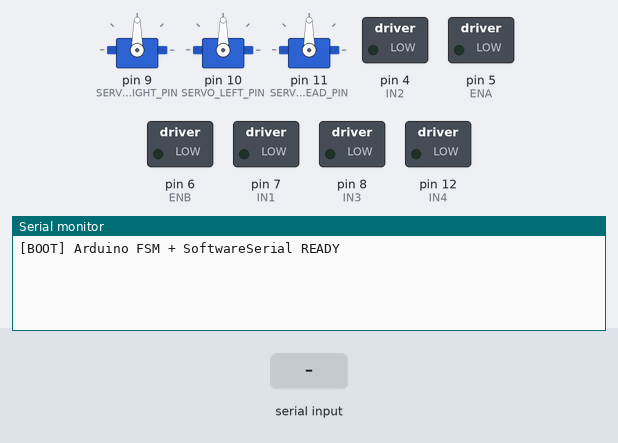
The sketch below on a simulated Arduino Uno, built with avr-gcc and run on an emulated ATmega328P. On the bench: 3 × servo, switched loads named in the sketch (green lamp = pin HIGH), the last lines printed to the serial monitor. Inputs (shaded band) come from the test bench.

Above: at 1.2 s.
1.3 s: "ACT:\n" received over Serial
At 2.5 s:
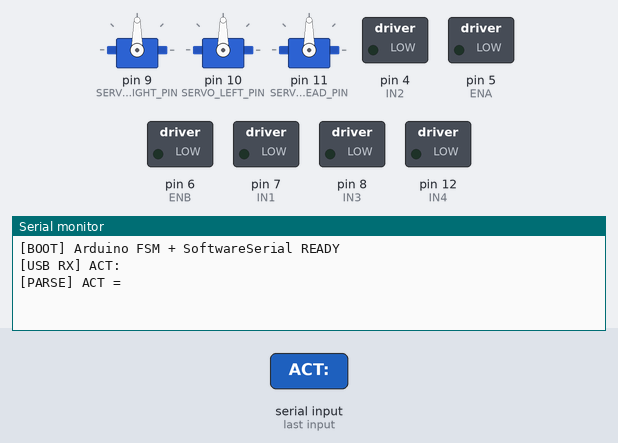
2.8 s: byte 10 ('\n') received over Serial
At 3.5 s:
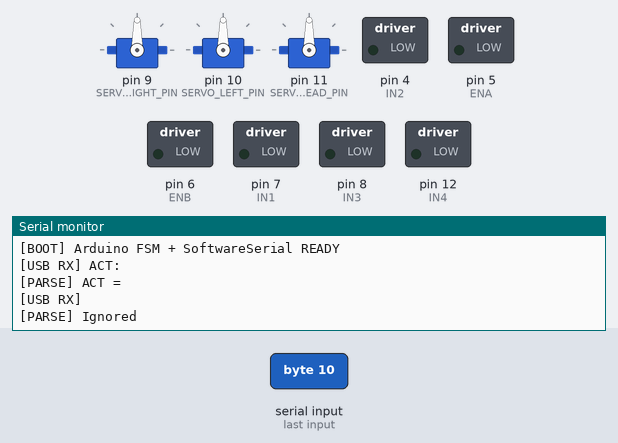
4.3 s: "ACT:\n" received over the second serial link
At 5.5 s:
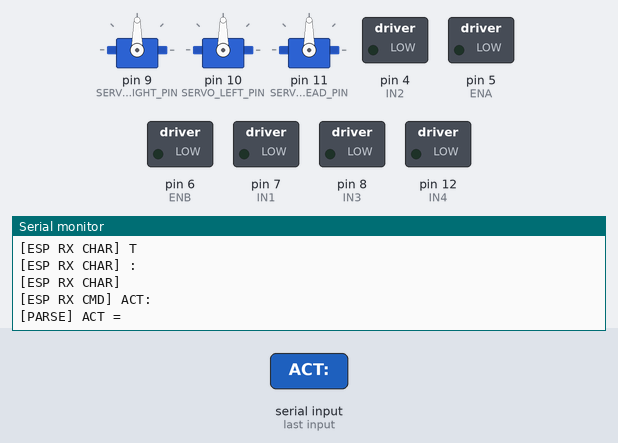
5.8 s: "MOVE_FORWARD\n" received over Serial
At 6.7 s:
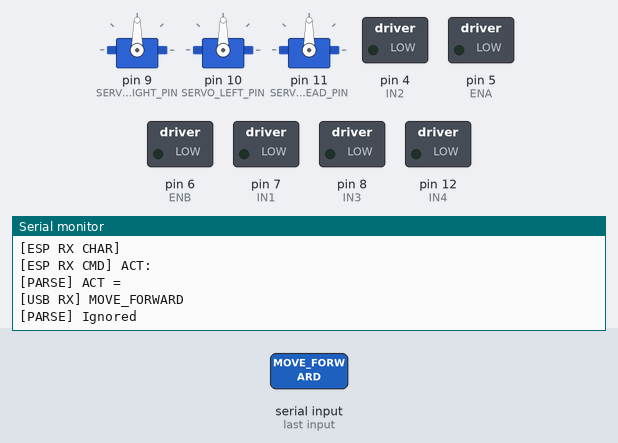
7.3 s: "MOVE_FORWARD\n" received over the second serial link
At 8.5 s:
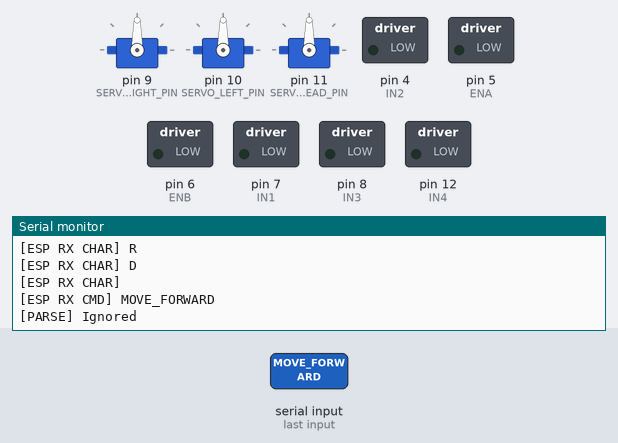
8.8 s: "MOVE_BACKWARD\n" received over Serial
At 10.2 s:
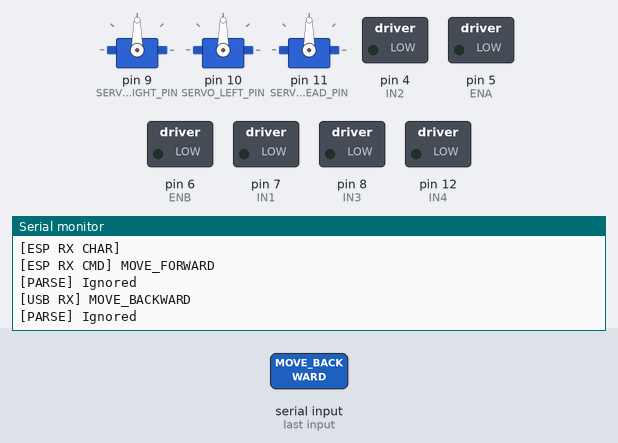

Measured:
- after the input at 1.3 s, the serial monitor: prints a new line at once (image 1)
- after the input at 2.8 s, the serial monitor: prints a new line at once (image 2)
- after the input at 4.3 s, the serial monitor: prints a new line at once (image 3)
- after the input at 5.8 s, the serial monitor: prints a new line at once (image 4)
- after the input at 7.3 s, the serial monitor: prints a new line at once (image 5)
- after the input at 8.8 s, the serial monitor: prints a new line at once (image 6)

The sketch:

ARDUINO_CODE.ino
```cpp
#include <Wire.h>
#include <Servo.h>
#include <SoftwareSerial.h>

// =================================================
// MOTOR (L298N)
// =================================================
const int IN1 = 7;
const int IN2 = 4;
const int IN3 = 8;
const int IN4 = 12;
const int ENA = 5;
const int ENB = 6;

// =================================================
// SERVOS
// =================================================
Servo servoRight;
Servo servoLeft;
Servo servoHead;

const int SERVO_RIGHT_PIN = 9;
const int SERVO_LEFT_PIN  = 10;
const int SERVO_HEAD_PIN  = 11;

const int HEAD_CENTER = 90;
const int HEAD_UP     = 120;
const int HEAD_DOWN   = 60;

// =================================================
// SOFTWARE SERIAL (ESP32 → ARDUINO)
// =================================================
SoftwareSerial espSerial(2, -1); // RX=D2, TX unused

// =================================================
// FSM ENUMS
// =================================================
enum ActState {
  ACT_IDLE,
  MOVE_FWD, MOVE_BWD, TURN_L, TURN_R,
  LOOK_UP, LOOK_DOWN, CENTER_HEAD,
  NOD_HEAD, SHAKE_HEAD,
  WAVE_RH, WAVE_LH,
  ATTEND_USER,
  AVOID_OBS
};

ActState currentAct = ACT_IDLE;
ActState nextAct    = ACT_IDLE;

// =================================================
// SERIAL BUFFERS
// =================================================
String usbBuffer = "";
String espBuffer = "";

// =================================================
// SETUP
// =================================================
void setup() {
  Serial.begin(9600);      // USB DEBUG
  espSerial.begin(9600);  // ESP32 UART

  Serial.println("\n[BOOT] Arduino FSM + SoftwareSerial READY");

  pinMode(IN1, OUTPUT); pinMode(IN2, OUTPUT);
  pinMode(IN3, OUTPUT); pinMode(IN4, OUTPUT);
  pinMode(ENA, OUTPUT); pinMode(ENB, OUTPUT);

  servoRight.attach(SERVO_RIGHT_PIN);
  servoLeft.attach(SERVO_LEFT_PIN);
  servoHead.attach(SERVO_HEAD_PIN);

  servoHead.write(HEAD_CENTER);
  servoRight.write(90);
  servoLeft.write(90);

  stopMotors();
}

// =================================================
// LOOP
// =================================================
void loop() {
  readUsbSerial();   // existing debug path
  readEspSerial();   // NEW ESP32 path

  if (nextAct != currentAct) {
    Serial.print("[FSM] Transition ");
    Serial.print(currentAct);
    Serial.print(" → ");
    Serial.println(nextAct);

    currentAct = nextAct;
    executeAct(currentAct);
  }
}

// =================================================
// USB SERIAL (UNCHANGED LOGIC)
// =================================================
void readUsbSerial() {
  while (Serial.available()) {
    char c = Serial.read();
    if (c == '\n') {
      usbBuffer.trim();
      Serial.print("[USB RX] ");
      Serial.println(usbBuffer);
      parseCommand(usbBuffer);
      usbBuffer = "";
    } else {
      usbBuffer += c;
    }
  }
}

// =================================================
// ESP32 SOFTWARE SERIAL (NEW)
// =================================================
void readEspSerial() {
  while (espSerial.available()) {
    char c = espSerial.read();
    Serial.print("[ESP RX CHAR] ");
    Serial.println(c);

    if (c == '\n') {
      espBuffer.trim();
      Serial.print("[ESP RX CMD] ");
      Serial.println(espBuffer);
      parseCommand(espBuffer);
      espBuffer = "";
    } else {
      espBuffer += c;
    }
  }
}

// =================================================
// PARSER (UNCHANGED)
// =================================================
void parseCommand(String cmd) {
  if (!cmd.startsWith("ACT:")) {
    Serial.println("[PARSE] Ignored");
    return;
  }

  String act = cmd.substring(4);
  Serial.print("[PARSE] ACT = ");
  Serial.println(act);

  if      (act == "MOVE_FORWARD")   nextAct = MOVE_FWD;
  else if (act == "MOVE_BACKWARD")  nextAct = MOVE_BWD;
  else if (act == "TURN_LEFT")      nextAct = TURN_L;
  else if (act == "TURN_RIGHT")     nextAct = TURN_R;
  else if (act == "STOP_ALL")       nextAct = ACT_IDLE;
  else if (act == "LOOK_UP")        nextAct = LOOK_UP;
  else if (act == "LOOK_DOWN")      nextAct = LOOK_DOWN;
  else if (act == "CENTER_HEAD")    nextAct = CENTER_HEAD;
  else if (act == "NOD_HEAD")       nextAct = NOD_HEAD;
  else if (act == "WAVE_RIGHT_HAND")nextAct = WAVE_RH;
  else if (act == "WAVE_LEFT_HAND") nextAct = WAVE_LH;
  else if (act == "ATTEND_USER")    nextAct = ATTEND_USER;
  else                              nextAct = ACT_IDLE;
}

// =================================================
// ACT EXECUTION (UNCHANGED)
// =================================================
void executeAct(ActState act) {
  stopMotors();

  switch (act) {
    case MOVE_FWD: motorsForward(); break;
    case MOVE_BWD: motorsBackward(); break;
    case TURN_L: motorsLeft(); break;
    case TURN_R: motorsRight(); break;

    case LOOK_UP: servoHead.write(HEAD_UP); break;
    case LOOK_DOWN: servoHead.write(HEAD_DOWN); break;
    case CENTER_HEAD: servoHead.write(HEAD_CENTER); break;

    case WAVE_RH: waveServo(servoRight); break;
    case WAVE_LH: waveServo(servoLeft); break;

    case ATTEND_USER:
      servoHead.write(HEAD_CENTER);
      servoRight.write(90);
      servoLeft.write(90);
      break;

    default: break;
  }
}

// =================================================
// LOW LEVEL (UNCHANGED)
// =================================================
void motorsForward() {
  analogWrite(ENA, 150); analogWrite(ENB, 150);
  digitalWrite(IN1, HIGH); digitalWrite(IN2, LOW);
  digitalWrite(IN3, HIGH); digitalWrite(IN4, LOW);
}

void motorsBackward() {
  analogWrite(ENA, 150); analogWrite(ENB, 150);
  digitalWrite(IN1, LOW); digitalWrite(IN2, HIGH);
  digitalWrite(IN3, LOW); digitalWrite(IN4, HIGH);
}

void motorsLeft() {
  analogWrite(ENA, 120); analogWrite(ENB, 120);
  digitalWrite(IN1, LOW); digitalWrite(IN2, HIGH);
  digitalWrite(IN3, HIGH); digitalWrite(IN4, LOW);
}

void motorsRight() {
  analogWrite(ENA, 120); analogWrite(ENB, 120);
  digitalWrite(IN1, HIGH); digitalWrite(IN2, LOW);
  digitalWrite(IN3, LOW); digitalWrite(IN4, HIGH);
}

void stopMotors() {
  analogWrite(ENA, 0);
  analogWrite(ENB, 0);
}

void waveServo(Servo &s) {
  for (int i = 0; i < 3; i++) {
    s.write(60); delay(200);
    s.write(120); delay(200);
  }
  s.write(90);
}
```
